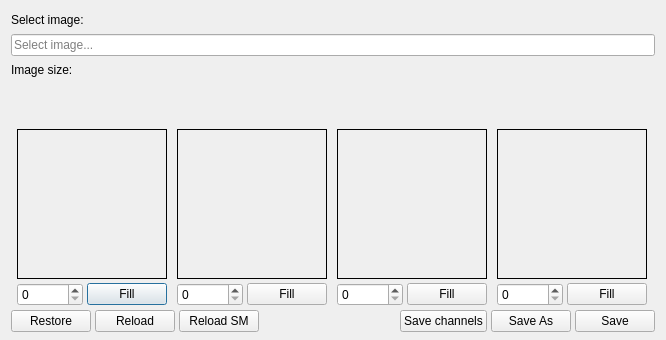
<?xml version="1.0" encoding="UTF-8"?>
<ui version="4.0">
 <class>ImageSplitter</class>
 <widget class="QDialog" name="ImageSplitter">
  <property name="windowModality">
   <enum>Qt::NonModal</enum>
  </property>
  <property name="geometry">
   <rect>
    <x>0</x>
    <y>0</y>
    <width>666</width>
    <height>340</height>
   </rect>
  </property>
  <property name="sizePolicy">
   <sizepolicy hsizetype="Minimum" vsizetype="Minimum">
    <horstretch>0</horstretch>
    <verstretch>0</verstretch>
   </sizepolicy>
  </property>
  <property name="minimumSize">
   <size>
    <width>666</width>
    <height>340</height>
   </size>
  </property>
  <property name="maximumSize">
   <size>
    <width>666</width>
    <height>340</height>
   </size>
  </property>
  <property name="windowTitle">
   <string>Image Splitter</string>
  </property>
  <property name="sizeGripEnabled">
   <bool>false</bool>
  </property>
  <property name="modal">
   <bool>false</bool>
  </property>
  <layout class="QVBoxLayout" name="verticalLayout_8">
   <property name="spacing">
    <number>4</number>
   </property>
   <property name="topMargin">
    <number>10</number>
   </property>
   <property name="bottomMargin">
    <number>8</number>
   </property>
   <item>
    <layout class="QVBoxLayout" name="verticalLayout_6">
     <item>
      <widget class="QLabel" name="label">
       <property name="maximumSize">
        <size>
         <width>16777215</width>
         <height>20</height>
        </size>
       </property>
       <property name="text">
        <string>Select image:</string>
       </property>
      </widget>
     </item>
     <item>
      <widget class="FilePathBrowser" name="path">
       <property name="placeholderText">
        <string>Select image...</string>
       </property>
      </widget>
     </item>
     <item>
      <layout class="QHBoxLayout" name="horizontalLayout_8">
       <item>
        <widget class="QLabel" name="label_2">
         <property name="maximumSize">
          <size>
           <width>16777215</width>
           <height>20</height>
          </size>
         </property>
         <property name="text">
          <string>Image size:</string>
         </property>
        </widget>
       </item>
       <item>
        <widget class="QLabel" name="ImageSizeLbl">
         <property name="maximumSize">
          <size>
           <width>16777215</width>
           <height>20</height>
          </size>
         </property>
         <property name="text">
          <string/>
         </property>
        </widget>
       </item>
       <item>
        <spacer name="horizontalSpacer_2">
         <property name="orientation">
          <enum>Qt::Horizontal</enum>
         </property>
         <property name="sizeHint" stdset="0">
          <size>
           <width>40</width>
           <height>20</height>
          </size>
         </property>
        </spacer>
       </item>
      </layout>
     </item>
    </layout>
   </item>
   <item>
    <layout class="QHBoxLayout" name="horizontalLayout_4">
     <item>
      <layout class="QVBoxLayout" name="verticalLayout_12">
       <property name="sizeConstraint">
        <enum>QLayout::SetMinimumSize</enum>
       </property>
       <item>
        <widget class="QLabel" name="redIconLbl">
         <property name="text">
          <string/>
         </property>
         <property name="pixmap">
          <pixmap resource="QtIcons.qrc">:/QtIconsTextureDialog/red.png</pixmap>
         </property>
         <property name="alignment">
          <set>Qt::AlignCenter</set>
         </property>
        </widget>
       </item>
       <item>
        <widget class="ImageArea" name="redImgLbl">
         <property name="sizePolicy">
          <sizepolicy hsizetype="Expanding" vsizetype="Preferred">
           <horstretch>0</horstretch>
           <verstretch>0</verstretch>
          </sizepolicy>
         </property>
         <property name="minimumSize">
          <size>
           <width>150</width>
           <height>150</height>
          </size>
         </property>
         <property name="maximumSize">
          <size>
           <width>150</width>
           <height>150</height>
          </size>
         </property>
         <property name="toolTip">
          <string>Drag png or click to select file.</string>
         </property>
         <property name="frameShape">
          <enum>QFrame::Box</enum>
         </property>
         <property name="text">
          <string/>
         </property>
         <property name="alignment">
          <set>Qt::AlignCenter</set>
         </property>
        </widget>
       </item>
       <item>
        <layout class="QHBoxLayout" name="horizontalLayout_11">
         <property name="topMargin">
          <number>0</number>
         </property>
         <item>
          <widget class="QSpinBox" name="redSpinBox">
           <property name="maximum">
            <number>255</number>
           </property>
          </widget>
         </item>
         <item>
          <widget class="QPushButton" name="redFillBtn">
           <property name="text">
            <string>Fill</string>
           </property>
          </widget>
         </item>
        </layout>
       </item>
      </layout>
     </item>
     <item>
      <layout class="QVBoxLayout" name="verticalLayout_7">
       <item>
        <layout class="QVBoxLayout" name="verticalLayout_10">
         <item>
          <widget class="QLabel" name="greenIconLbl">
           <property name="text">
            <string/>
           </property>
           <property name="pixmap">
            <pixmap resource="QtIcons.qrc">:/QtIconsTextureDialog/green.png</pixmap>
           </property>
           <property name="alignment">
            <set>Qt::AlignCenter</set>
           </property>
          </widget>
         </item>
         <item>
          <widget class="ImageArea" name="greenImgLbl">
           <property name="sizePolicy">
            <sizepolicy hsizetype="Expanding" vsizetype="Preferred">
             <horstretch>0</horstretch>
             <verstretch>0</verstretch>
            </sizepolicy>
           </property>
           <property name="minimumSize">
            <size>
             <width>150</width>
             <height>150</height>
            </size>
           </property>
           <property name="maximumSize">
            <size>
             <width>150</width>
             <height>150</height>
            </size>
           </property>
           <property name="toolTip">
            <string>Drag png or click to select file.</string>
           </property>
           <property name="frameShape">
            <enum>QFrame::Box</enum>
           </property>
           <property name="text">
            <string/>
           </property>
           <property name="alignment">
            <set>Qt::AlignCenter</set>
           </property>
          </widget>
         </item>
         <item>
          <layout class="QHBoxLayout" name="horizontalLayout_9">
           <property name="topMargin">
            <number>0</number>
           </property>
           <item>
            <widget class="QSpinBox" name="greenSpinBox">
             <property name="maximum">
              <number>255</number>
             </property>
            </widget>
           </item>
           <item>
            <widget class="QPushButton" name="greenFillBtn">
             <property name="text">
              <string>Fill</string>
             </property>
            </widget>
           </item>
          </layout>
         </item>
        </layout>
       </item>
      </layout>
     </item>
     <item>
      <layout class="QVBoxLayout" name="verticalLayout_11">
       <item>
        <widget class="QLabel" name="greenIconLbl_2">
         <property name="text">
          <string/>
         </property>
         <property name="pixmap">
          <pixmap resource="QtIcons.qrc">:/QtIconsTextureDialog/blue.png</pixmap>
         </property>
         <property name="alignment">
          <set>Qt::AlignCenter</set>
         </property>
        </widget>
       </item>
       <item>
        <widget class="ImageArea" name="blueImgLbl">
         <property name="sizePolicy">
          <sizepolicy hsizetype="Expanding" vsizetype="Preferred">
           <horstretch>0</horstretch>
           <verstretch>0</verstretch>
          </sizepolicy>
         </property>
         <property name="minimumSize">
          <size>
           <width>150</width>
           <height>150</height>
          </size>
         </property>
         <property name="maximumSize">
          <size>
           <width>150</width>
           <height>150</height>
          </size>
         </property>
         <property name="toolTip">
          <string>Drag png or click to select file.</string>
         </property>
         <property name="frameShape">
          <enum>QFrame::Box</enum>
         </property>
         <property name="text">
          <string/>
         </property>
         <property name="alignment">
          <set>Qt::AlignCenter</set>
         </property>
        </widget>
       </item>
       <item>
        <layout class="QHBoxLayout" name="horizontalLayout_10">
         <property name="topMargin">
          <number>0</number>
         </property>
         <item>
          <widget class="QSpinBox" name="blueSpinBox">
           <property name="maximum">
            <number>255</number>
           </property>
          </widget>
         </item>
         <item>
          <widget class="QPushButton" name="blueFillBtn">
           <property name="text">
            <string>Fill</string>
           </property>
          </widget>
         </item>
        </layout>
       </item>
      </layout>
     </item>
     <item>
      <layout class="QVBoxLayout" name="verticalLayout_13">
       <item>
        <widget class="QLabel" name="blackIconLbl">
         <property name="text">
          <string/>
         </property>
         <property name="pixmap">
          <pixmap resource="QtIcons.qrc">:/QtIconsTextureDialog/alpha.png</pixmap>
         </property>
         <property name="alignment">
          <set>Qt::AlignCenter</set>
         </property>
        </widget>
       </item>
       <item>
        <widget class="ImageArea" name="alphaImgLbl">
         <property name="sizePolicy">
          <sizepolicy hsizetype="Expanding" vsizetype="Preferred">
           <horstretch>0</horstretch>
           <verstretch>0</verstretch>
          </sizepolicy>
         </property>
         <property name="minimumSize">
          <size>
           <width>150</width>
           <height>150</height>
          </size>
         </property>
         <property name="maximumSize">
          <size>
           <width>150</width>
           <height>150</height>
          </size>
         </property>
         <property name="toolTip">
          <string>Drag png or click to select file.</string>
         </property>
         <property name="frameShape">
          <enum>QFrame::Box</enum>
         </property>
         <property name="text">
          <string/>
         </property>
         <property name="alignment">
          <set>Qt::AlignCenter</set>
         </property>
        </widget>
       </item>
       <item>
        <layout class="QHBoxLayout" name="horizontalLayout_12">
         <property name="topMargin">
          <number>0</number>
         </property>
         <item>
          <widget class="QSpinBox" name="alphaSpinBox">
           <property name="maximum">
            <number>255</number>
           </property>
          </widget>
         </item>
         <item>
          <widget class="QPushButton" name="alphaFillBtn">
           <property name="text">
            <string>Fill</string>
           </property>
          </widget>
         </item>
        </layout>
       </item>
      </layout>
     </item>
    </layout>
   </item>
   <item>
    <layout class="QHBoxLayout" name="horizontalLayout_5">
     <item>
      <layout class="QVBoxLayout" name="verticalLayout_14">
       <item>
        <widget class="QPushButton" name="restoreBtn">
         <property name="maximumSize">
          <size>
           <width>100</width>
           <height>16777215</height>
          </size>
         </property>
         <property name="text">
          <string>Restore</string>
         </property>
        </widget>
       </item>
      </layout>
     </item>
     <item>
      <layout class="QHBoxLayout" name="horizontalLayout_13">
       <item>
        <widget class="QPushButton" name="reload">
         <property name="toolTip">
          <string>Realod image</string>
         </property>
         <property name="text">
          <string>Reload</string>
         </property>
         <property name="icon">
          <iconset resource="QtIcons.qrc">
           <normaloff>:/QtIcons/reloadtextures.png</normaloff>:/QtIcons/reloadtextures.png</iconset>
         </property>
        </widget>
       </item>
       <item>
        <widget class="QPushButton" name="reloadSpecular">
         <property name="toolTip">
          <string>Reload Specular Map</string>
         </property>
         <property name="text">
          <string>Reload SM</string>
         </property>
         <property name="icon">
          <iconset resource="QtIcons.qrc">
           <normaloff>:/QtIcons/refresh.png</normaloff>:/QtIcons/refresh.png</iconset>
         </property>
        </widget>
       </item>
       <item>
        <spacer name="horizontalSpacer">
         <property name="orientation">
          <enum>Qt::Horizontal</enum>
         </property>
         <property name="sizeHint" stdset="0">
          <size>
           <width>40</width>
           <height>20</height>
          </size>
         </property>
        </spacer>
       </item>
       <item>
        <widget class="QPushButton" name="saveChannelsBtn">
         <property name="maximumSize">
          <size>
           <width>200</width>
           <height>16777215</height>
          </size>
         </property>
         <property name="text">
          <string>Save channels</string>
         </property>
        </widget>
       </item>
       <item>
        <widget class="QPushButton" name="saveAsBtn">
         <property name="maximumSize">
          <size>
           <width>200</width>
           <height>16777215</height>
          </size>
         </property>
         <property name="text">
          <string>Save As</string>
         </property>
        </widget>
       </item>
       <item>
        <widget class="QPushButton" name="saveBtn">
         <property name="maximumSize">
          <size>
           <width>200</width>
           <height>16777215</height>
          </size>
         </property>
         <property name="text">
          <string>Save</string>
         </property>
        </widget>
       </item>
      </layout>
     </item>
    </layout>
   </item>
  </layout>
 </widget>
 <customwidgets>
  <customwidget>
   <class>ImageArea</class>
   <extends>QLabel</extends>
   <header>Classes/Qt/ImageSplitterDialog/ImageArea.h</header>
  </customwidget>
  <customwidget>
   <class>FilePathBrowser</class>
   <extends>QLineEdit</extends>
   <header>Classes/Qt/Tools/Widgets/FilePathBrowser.h</header>
  </customwidget>
 </customwidgets>
 <tabstops>
  <tabstop>redSpinBox</tabstop>
  <tabstop>redFillBtn</tabstop>
  <tabstop>greenSpinBox</tabstop>
  <tabstop>greenFillBtn</tabstop>
  <tabstop>blueSpinBox</tabstop>
  <tabstop>blueFillBtn</tabstop>
  <tabstop>alphaSpinBox</tabstop>
  <tabstop>alphaFillBtn</tabstop>
  <tabstop>restoreBtn</tabstop>
  <tabstop>reload</tabstop>
  <tabstop>reloadSpecular</tabstop>
  <tabstop>saveChannelsBtn</tabstop>
  <tabstop>saveAsBtn</tabstop>
  <tabstop>saveBtn</tabstop>
 </tabstops>
 <resources>
  <include location="QtIcons.qrc"/>
 </resources>
 <connections/>
</ui>
